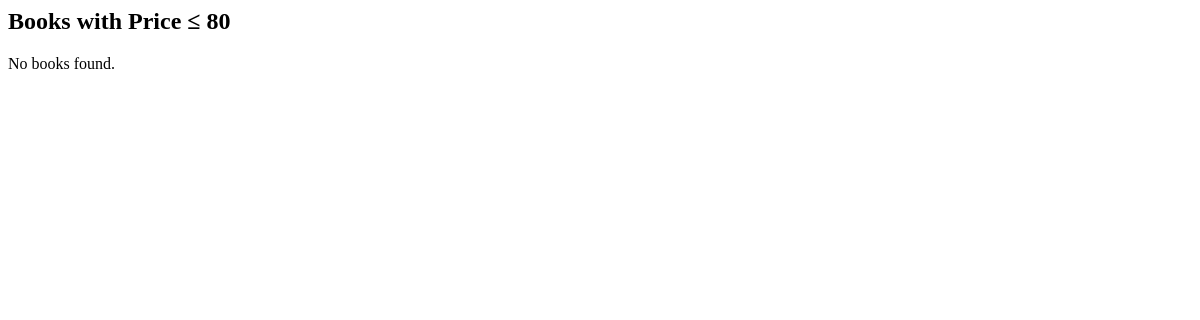
Before: /books/lab8/task1/ with the older database file.
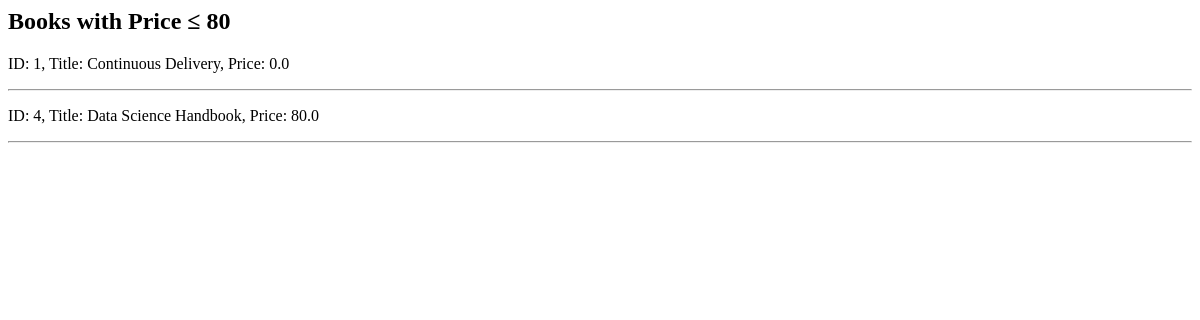
After: the same page with the newer database file.
### apps/bookmodule/models.py (models this page shows)
class Book(models.Model):
    title = models.CharField(max_length=50)
    author = models.CharField(max_length=50)
    price = models.FloatField(default=0.0)
    edition = models.SmallIntegerField(default=1)

### apps/bookmodule/views.py (the view)
# urls.py: path('lab8/task1/', views.task1, name='task1'),
def task1(request):
    books = Book.objects.filter(Q(price__lte=80))
    return render(request, 'bookmodule/task1.html', {'books': books})

### apps/templates/bookmodule/task1.html
<h2>Books with Price ≤ 80</h2>
{% if books %}
  {% for book in books %}
    <p>ID: {{ book.id }}, Title: {{ book.title }}, Price: {{ book.price }}</p>
    <hr>
  {% endfor %}
{% else %}
  <p>No books found.</p>
{% endif %}

Changed rows visible on the page:
added Book: id "1", title "Continuous Delivery", price "0.0"
added Book: id "4", title "Data Science Handbook", price "80.0"
Other visible differences:
text no longer shown: "No books found."
